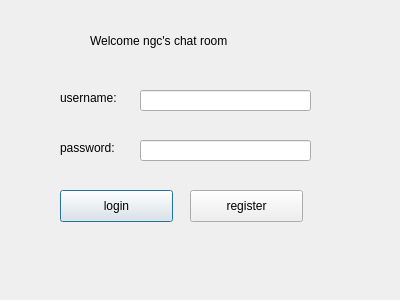
<?xml version="1.0" encoding="UTF-8"?>
<ui version="4.0">
 <class>Dialog</class>
 <widget class="QDialog" name="Dialog">
  <property name="geometry">
   <rect>
    <x>0</x>
    <y>0</y>
    <width>400</width>
    <height>300</height>
   </rect>
  </property>
  <property name="windowTitle">
   <string>Dialog</string>
  </property>
  <widget class="QLineEdit" name="lineEdit">
   <property name="geometry">
    <rect>
     <x>140</x>
     <y>90</y>
     <width>171</width>
     <height>21</height>
    </rect>
   </property>
  </widget>
  <widget class="QLabel" name="label">
   <property name="geometry">
    <rect>
     <x>60</x>
     <y>90</y>
     <width>71</width>
     <height>16</height>
    </rect>
   </property>
   <property name="text">
    <string>username:</string>
   </property>
  </widget>
  <widget class="QLabel" name="label_2">
   <property name="geometry">
    <rect>
     <x>60</x>
     <y>140</y>
     <width>71</width>
     <height>16</height>
    </rect>
   </property>
   <property name="text">
    <string>password:</string>
   </property>
  </widget>
  <widget class="QLineEdit" name="lineEdit_2">
   <property name="geometry">
    <rect>
     <x>140</x>
     <y>140</y>
     <width>171</width>
     <height>21</height>
    </rect>
   </property>
  </widget>
  <widget class="QLabel" name="label_3">
   <property name="geometry">
    <rect>
     <x>90</x>
     <y>20</y>
     <width>181</width>
     <height>41</height>
    </rect>
   </property>
   <property name="text">
    <string>Welcome ngc's chat room</string>
   </property>
  </widget>
  <widget class="QPushButton" name="pushButton">
   <property name="geometry">
    <rect>
     <x>60</x>
     <y>190</y>
     <width>113</width>
     <height>32</height>
    </rect>
   </property>
   <property name="text">
    <string>login</string>
   </property>
  </widget>
  <widget class="QPushButton" name="pushButton_2">
   <property name="geometry">
    <rect>
     <x>190</x>
     <y>190</y>
     <width>113</width>
     <height>32</height>
    </rect>
   </property>
   <property name="text">
    <string>register</string>
   </property>
  </widget>
  <widget class="QLabel" name="label_4">
   <property name="geometry">
    <rect>
     <x>80</x>
     <y>230</y>
     <width>211</width>
     <height>41</height>
    </rect>
   </property>
   <property name="text">
    <string/>
   </property>
  </widget>
 </widget>
 <resources/>
 <connections/>
</ui>
